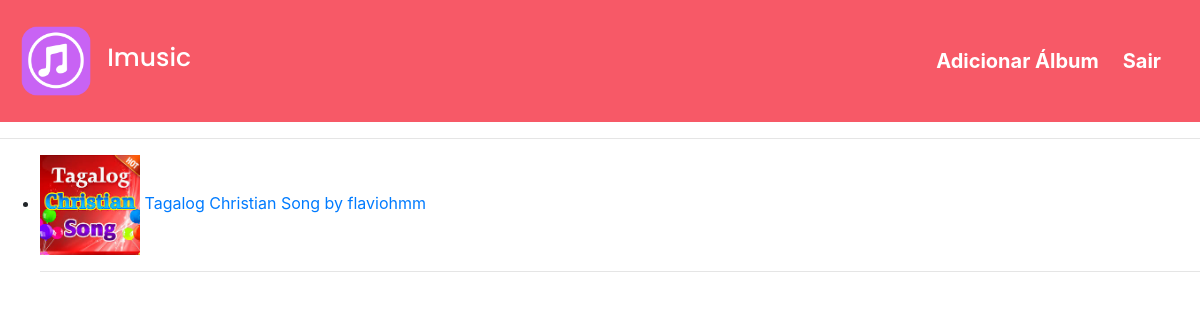
The app's page / (signed in), older data.
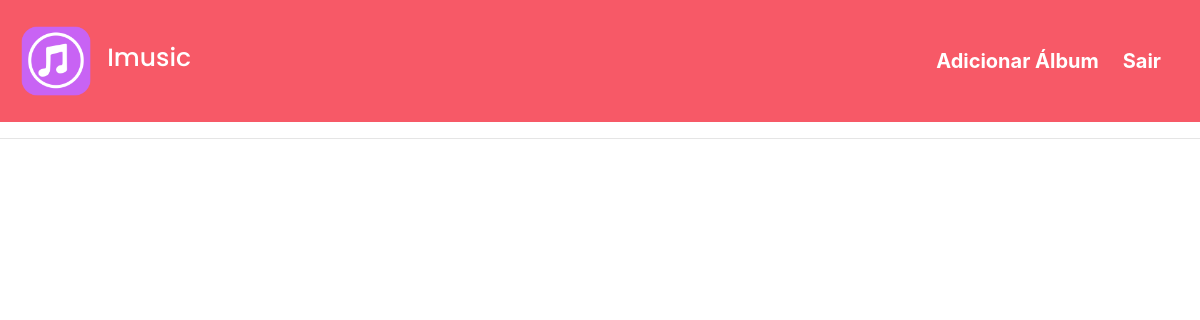
The same page, newer data.
### plataforma/models.py (models this page shows, shortened)
class Album(models.Model):
    nome_album = models.CharField(max_length=30)
    carregado_em = models.DateField(default=django.utils.timezone.now)
    logo_album = models.FileField(upload_to=user_directory_path)
    genero_album = models.CharField(max_length=30)
    artista_album = models.ForeignKey(User, on_delete=models.CASCADE, related_name='albuns')

### plataforma/views.py (the view)
# urls.py: 2. Add a URL to urlpatterns:  path('', views.home, name='home')
@login_required(login_url='/auth/login')
def home(request):
    albuns = Album.objects.all()
    return render(request, 'home.html', {'albuns': albuns})

### plataforma/templates/home.html (shortened to what this page needs)
{% extends 'base.html' %}
{% load static %}
{% block 'head' %}
    <link rel="stylesheet" href="{% static 'plataforma/css/home.css' %}">
{% endblock 'head' %}
{% block 'body' %}
    <hr>
    <div>
        <ul class="home-list">
            {% for album in albuns %}
                <li>
                    <span>
                        <a href="{% url 'plataforma:detalhe_album' username=album.artista_album album=album.nome_album %}" class="home-a">
                            <img src="{{album.logo_album.url}}" style="width:100px">
                        </a>
                    </span>
                    <span style="color: #007bff;">{{album.nome_album}} by</span>
                    <a href="{% url 'plataforma:detalhe_perfil' username=album.artista_album %}" class="home-a">
                        {{album.artista_album}}
                    </a>
                </li>
                <hr>
            {% endfor %}
        </ul>
    </div>
{% endblock 'body' %}

Row changes from the older to the newer data that the page shows:
removed Album: logo_album (picture), nome_album "Tagalog Christian Song", artista_album "flaviohmm"
